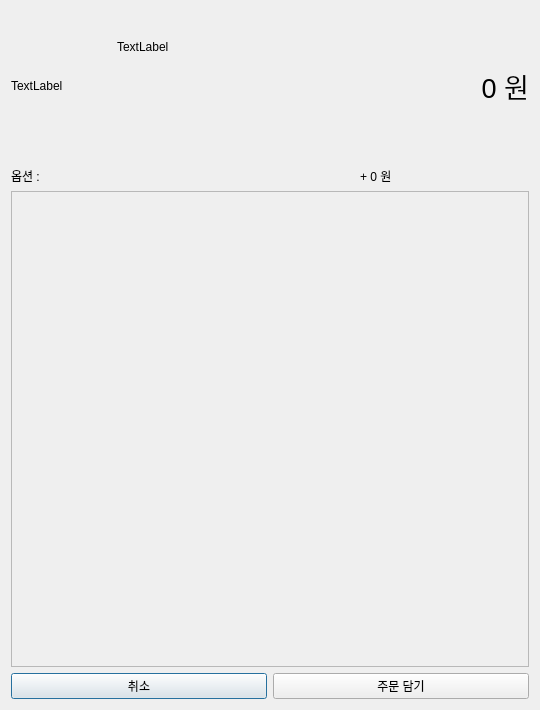
<?xml version="1.0" encoding="UTF-8"?>
<ui version="4.0">
 <class>option_modal</class>
 <widget class="QDialog" name="option_modal">
  <property name="windowModality">
   <enum>Qt::WindowModality::WindowModal</enum>
  </property>
  <property name="geometry">
   <rect>
    <x>0</x>
    <y>0</y>
    <width>540</width>
    <height>710</height>
   </rect>
  </property>
  <property name="windowTitle">
   <string>Dialog</string>
  </property>
  <layout class="QVBoxLayout" name="verticalLayout_2">
   <item>
    <layout class="QHBoxLayout" name="horizontalLayout">
     <item>
      <widget class="QLabel" name="lblMenuImg">
       <property name="minimumSize">
        <size>
         <width>100</width>
         <height>150</height>
        </size>
       </property>
       <property name="maximumSize">
        <size>
         <width>10</width>
         <height>16777215</height>
        </size>
       </property>
       <property name="text">
        <string>TextLabel</string>
       </property>
       <property name="scaledContents">
        <bool>true</bool>
       </property>
      </widget>
     </item>
     <item>
      <layout class="QVBoxLayout" name="verticalLayout">
       <item>
        <widget class="QLabel" name="lblMenuName">
         <property name="text">
          <string>TextLabel</string>
         </property>
        </widget>
       </item>
       <item>
        <widget class="QLabel" name="option_bev_name">
         <property name="text">
          <string/>
         </property>
        </widget>
       </item>
      </layout>
     </item>
     <item>
      <widget class="QLabel" name="lblPrice">
       <property name="minimumSize">
        <size>
         <width>80</width>
         <height>0</height>
        </size>
       </property>
       <property name="maximumSize">
        <size>
         <width>16777215</width>
         <height>16777215</height>
        </size>
       </property>
       <property name="font">
        <font>
         <pointsize>20</pointsize>
        </font>
       </property>
       <property name="autoFillBackground">
        <bool>false</bool>
       </property>
       <property name="text">
        <string> 0 원</string>
       </property>
       <property name="alignment">
        <set>Qt::AlignmentFlag::AlignRight|Qt::AlignmentFlag::AlignTrailing|Qt::AlignmentFlag::AlignVCenter</set>
       </property>
      </widget>
     </item>
    </layout>
   </item>
   <item>
    <layout class="QHBoxLayout" name="horizontalLayout_2">
     <item>
      <widget class="QLabel" name="label_9">
       <property name="text">
        <string>옵션 : </string>
       </property>
      </widget>
     </item>
     <item>
      <widget class="QLabel" name="lblOptionSummary">
       <property name="text">
        <string/>
       </property>
       <property name="wordWrap">
        <bool>true</bool>
       </property>
      </widget>
     </item>
     <item>
      <widget class="QLabel" name="label">
       <property name="text">
        <string>+ 0 원</string>
       </property>
      </widget>
     </item>
    </layout>
   </item>
   <item>
    <widget class="QScrollArea" name="scrollArea">
     <property name="styleSheet">
      <string notr="true">/* 버튼이 체크(선택)되었을 때의 스타일 */
QPushButton:checked {
    background-color: #ffcc00; /* 선택되었을 때 눈에 띄는 색상 */
    border: 2px solid #333;
    font-weight: bold;
}</string>
     </property>
     <property name="widgetResizable">
      <bool>true</bool>
     </property>
     <widget class="QWidget" name="scrollAreaWidgetContents">
      <property name="geometry">
       <rect>
        <x>0</x>
        <y>0</y>
        <width>520</width>
        <height>464</height>
       </rect>
      </property>
      <layout class="QVBoxLayout" name="verticalLayout_3">
       <item>
        <layout class="QGridLayout" name="optionLayout"/>
       </item>
      </layout>
     </widget>
    </widget>
   </item>
   <item>
    <layout class="QHBoxLayout" name="horizontalLayout_4">
     <item>
      <widget class="QPushButton" name="btnCancel">
       <property name="text">
        <string>취소</string>
       </property>
      </widget>
     </item>
     <item>
      <widget class="QPushButton" name="btnConfirm">
       <property name="text">
        <string>주문 담기</string>
       </property>
      </widget>
     </item>
    </layout>
   </item>
  </layout>
 </widget>
 <resources/>
 <connections/>
</ui>
